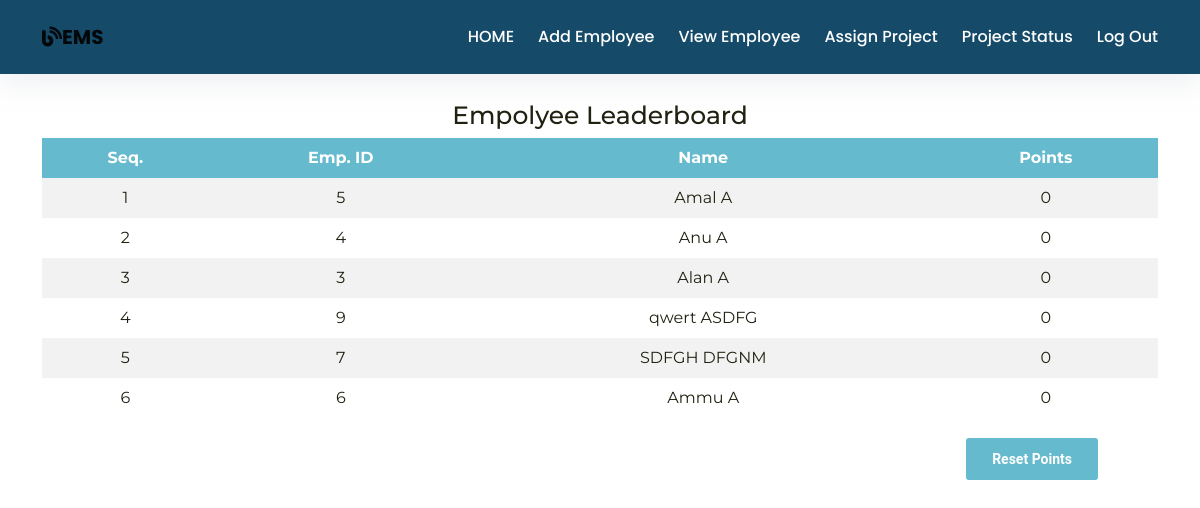
The page /admin_dashboard.php on the database as committed earlier.
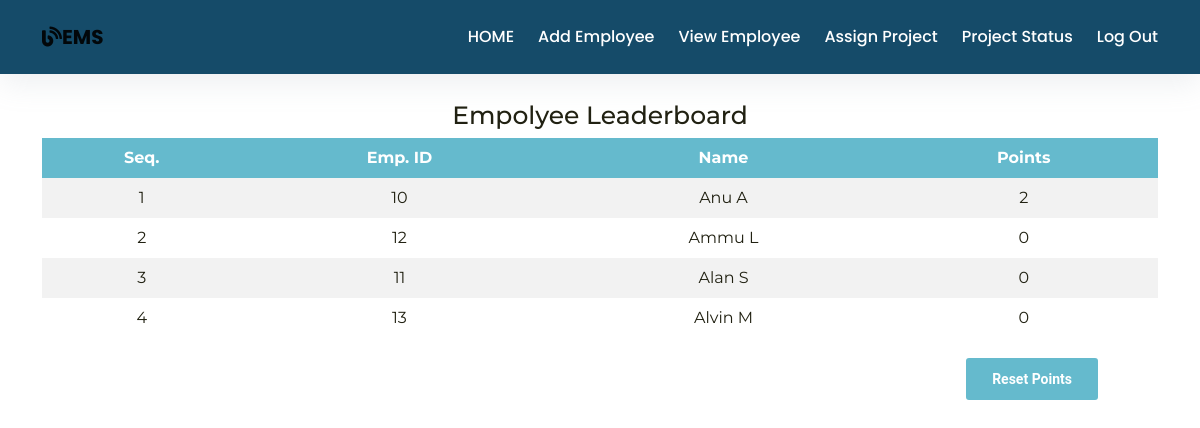
The same page on the database as committed later.
### tables this page shows
CREATE TABLE `employee` (
  `id` int(11) NOT NULL,
  `firstName` varchar(100) NOT NULL,
  `lastName` varchar(100) NOT NULL,
  `email` varchar(100) NOT NULL,
  `password` text NOT NULL,
  `birthday` date NOT NULL,
  `gender` varchar(10) NOT NULL,
  `contact` varchar(20) NOT NULL,
  `nid` int(20) NOT NULL,
  `address` varchar(100) DEFAULT NULL,
  `dept` varchar(100) NOT NULL,
  `degree` varchar(100) NOT NULL,
  `pic` text NOT NULL
);

CREATE TABLE `rank` (
  `eid` int(11) NOT NULL,
  `points` int(11) NOT NULL
);

### admin_dashboard.php (the view, shortened to what this page needs)
<?php
require_once ('process/dbh.php');
$sql = "SELECT id, firstName, lastName,  points FROM employee, rank WHERE rank.eid = employee.id order by rank.points desc";
$result = mysqli_query($conn, $sql);
?>
<!DOCTYPE html>
<html lang="en">
  <head>
    <link
      rel="stylesheet"
      href="https://use.fontawesome.com/releases/v5.14.0/css/all.css"
    />
    <link
      rel="stylesheet"
      href="https://stackpath.bootstrapcdn.com/bootstrap/4.5.2/css/bootstrap.min.css"
    />
    <link
      href="https://cdn.jsdelivr.net/npm/bootstrap@5.1.3/dist/css/bootstrap.min.css"
      rel="stylesheet"
    />
    <link rel="stylesheet" type="text/css" href="../sample.css" />
    <link rel="stylesheet" type="text/css" href="./styleemplogin.css" />
  </head>
  <body class="hero-anime">
    <div class="navigation-wrap start-header start-style">
      <div class="container">
        <div class="row">
          <div class="col-12">
            <nav class="navbar navbar-expand-md navbar-light">
              <a class="navbar-brand" href="#" target="_blank"
                ><i class="fas fa-blog"></i><b>EMS</b></a
              >
              <div class="collapse navbar-collapse" id="navbarSupportedContent">
                <ul class="navbar-nav ml-auto py-4 py-md-0">
                  <li class="nav-item pl-4 pl-md-0 ml-0 ml-md-4">
                    <a class="nav-link" href="./admin_dashboard.php">HOME</a>
                  </li>
                  <li class="nav-item pl-4 pl-md-0 ml-0 ml-md-4">
                    <a class="nav-link" href="./addemp.php">Add Employee</a>
                  </li>
                  <li class="nav-item pl-4 pl-md-0 ml-0 ml-md-4">
                    <a class="nav-link" href="./viewemp.php">View Employee</a>
                  </li>
                  <li class="nav-item pl-4 pl-md-0 ml-0 ml-md-4">
                    <a class="nav-link" href="./assign.php">Assign Project</a>
                  </li>
                  <li class="nav-item pl-4 pl-md-0 ml-0 ml-md-4">
                    <a class="nav-link" href="./assignproject.php">Project Status</a>
                  </li>
                  <li class="nav-item pl-4 pl-md-0 ml-0 ml-md-4">
                    <a class="nav-link" href="./adminlogin.html">Log Out</a>
                  </li>
                </ul>
              </div>
            </nav>
          </div>
        </div>
      </div>
    </div>
    <div class="section">
        <div class="section">
          <div class="container">
            <div class="row" style=" margin-top: 100px;">
              <div class="col-12">
                <div id="divimg">
		<h2 style="font-family: 'Montserrat', sans-serif; font-size: 25px; text-align: center;">Empolyee Leaderboard </h2>
    	<table>
			<tr bgcolor="#000">
				<th style="text-align:center">Seq.</th>
				<th align = "center">Emp. ID</th>
				<th align = "center">Name</th>
				<th align = "center">Points</th>
			</tr>
			<?php
				$seq = 1;
				while ($employee = mysqli_fetch_assoc($result)) {
					echo "<tr>";
					echo "<td>".$seq."</td>";
					echo "<td>".$employee['id']."</td>";
					echo "<td>".$employee['firstName']." ".$employee['lastName']."</td>";
					echo "<td>".$employee['points']."</td>";
					$seq+=1;
				}
			?>
		</table>
		<div class="p-t-20">
			<button class="btn btn--radius btn--green" type="submit" style="float: right; margin-right: 60px"><a href="reset.php" style="text-decoration: none; color: white"> Reset Points</button>
		</div>
	</div>
              </div>
            </div>
          </div>
        </div>
      </div>
  </body>
</html>

Rows that differ between the two databases and show on the page:
removed employee: id "5", firstName "Amal", lastName "A", rank.points "0"
removed employee: id "4", firstName "Anu", lastName "A", rank.points "0"
removed employee: id "3", firstName "Alan", lastName "A", rank.points "0"
removed employee: id "9", firstName "qwert", lastName "ASDFG", rank.points "0"
removed employee: id "7", firstName "SDFGH", lastName "DFGNM", rank.points "0"
removed employee: id "6", firstName "Ammu", lastName "A", rank.points "0"
added employee: id "10", firstName "Anu", lastName "A", rank.points "2"
added employee: id "12", firstName "Ammu", lastName "L", rank.points "0"
added employee: id "11", firstName "Alan", lastName "S", rank.points "0"
added employee: id "13", firstName "Alvin", lastName "M", rank.points "0"
